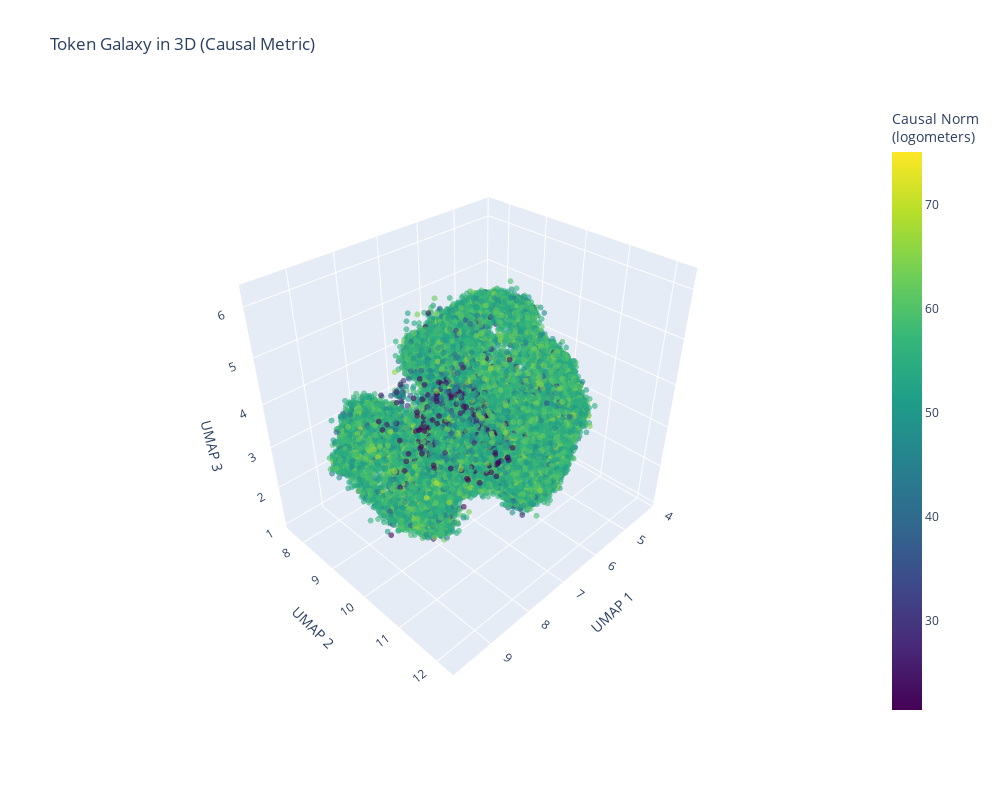

Notebook code cell kept with this figure:
### Markdown cell above
## Create Interactive 3D Visualization (Plotly)

### Code cell
print(f"\nCreating interactive 3D visualization...")

fig = go.Figure(data=[go.Scatter3d(
    x=embedding_3d[:, 0],
    y=embedding_3d[:, 1],
    z=embedding_3d[:, 2],
    mode='markers',
    marker=dict(
        size=2,
        color=causal_norms,
        colorscale='Viridis',
        showscale=True,
        colorbar=dict(title="Causal Norm<br>(logometers)"),
        opacity=0.6,
    ),
    text=[f'{norm:.2f}' for norm in causal_norms],
    hovertemplate='Norm: %{text} logometers<extra></extra>',
)])

fig.update_layout(
    title='Token Galaxy in 3D (Causal Metric)',
    scene=dict(
        xaxis_title='UMAP 1',
        yaxis_title='UMAP 2',
        zaxis_title='UMAP 3',
        camera=dict(
            eye=dict(x=1.5, y=1.5, z=1.5)
        ),
        aspectmode='data',
    ),
    width=1000,
    height=800,
)

# Save HTML
fig.write_html(OUTPUT_HTML)
print(f"✓ Saved interactive visualization to {OUTPUT_HTML}")

# Show inline
fig.show()

### Figure 1 — Plotly figure (JSON) as saved in the notebook; plotly's stock layout.template omitted (floating-point values rounded to 4 significant figures; data arrays with more than 128 entries replaced by an {"elided": "..."} marker saying what was removed)
{"data": [{"hovertemplate": "Norm: %{text} logometers<extra></extra>", "marker": {"color": {"elided": "32000 float values"}, "colorbar": {"title": {"text": "Causal Norm<br>(logometers)"}}, "colorscale": [[0, "#440154"], [0.1111, "#482878"], [0.2222, "#3e4989"], [0.3333, "#31688e"], [0.4444, "#26828e"], [0.5556, "#1f9e89"], [0.6667, "#35b779"], [0.7778, "#6ece58"], [0.8889, "#b5de2b"], [1, "#fde725"]], "opacity": 0.6, "showscale": true, "size": 2}, "mode": "markers", "text": {"elided": "32000 str values"}, "type": "scatter3d", "x": {"elided": "32000 float values"}, "y": {"elided": "32000 float values"}, "z": {"elided": "32000 float values"}}], "layout": {"height": 800, "scene": {"aspectmode": "data", "camera": {"eye": {"x": 1.5, "y": 1.5, "z": 1.5}}, "xaxis": {"title": {"text": "UMAP 1"}}, "yaxis": {"title": {"text": "UMAP 2"}}, "zaxis": {"title": {"text": "UMAP 3"}}}, "title": {"text": "Token Galaxy in 3D (Causal Metric)"}, "width": 1000}}
